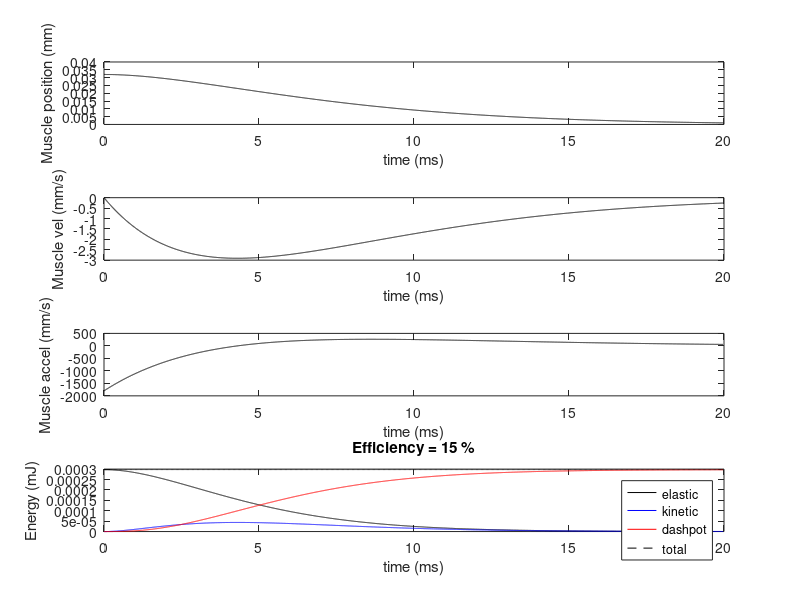

The MATLAB source for this figure:
function r = frog_model(MA,b_eff)
% Model based on Lappin et al. (2006) 


%% Parameter values for the frog

% Effective mass (kg)
m_eff = 10.33/1000;

% Spring constant (N/m)
k_t = 581;

% Initial muscle length (m)
x0 = 3.2e-3./100; % High effort
%x0 = 2.3e-3; % Low effort

% Assign defaults, if not provided
if nargin < 2
    
    % Damping coefficient (Ns/m)
    b_eff = 4.6;
    
    % Plot results
    plot_results = 1;
    
    if nargin < 1
        % Mechanical advantage
        MA = 1/8;
    end
else
    
    % Plot results
    plot_results = 1;
    
end


%% Simulation parameters

% Relative tolerence of the simulation
rel_tol = 1e-7;

% Precision of simulation (default = 10^-5, use 10^-7 for high precision)
maxError = 10^-7;

% Maximum step size of simulation (s)
maxStep   = 1e-5;

% Maximum duration of simulation (s)
t_max     = 40e-3;


%% Calculated parameters

% Calculate mass of jaw
% The paper included the mass of the muscle in its calculation of effective
% mass, but did not report individual values for the jaw and muscle.  I
% have therefore assumed that the jaw mass is much larger than the
% effective mass.
m_jaw = m_eff * (1/8);


%% Run simulation

% Simulation parameters
options    = odeset('Events',@evnts,'RelTol',rel_tol,'MaxStep',maxStep);
tspan      = [0 t_max];
init_vals  = [x0; 0];

% Define global parameter values
global p

p.m_eff = m_jaw./MA;
p.k_t   = k_t;
p.MA    = MA;
p.b_eff = b_eff;

clear MA k_t m_jaw b_eff m_eff 

% Run
[t,X] = ode45(@gov_eqn,tspan,init_vals,options);

% Store time
r.t = t;

% Store total muscle position and velocity
r.x_t = X(:,1);
r.v_t = X(:,2);

% Calculate acceleration
r.a_t = -(p.b_eff.*r.v_t + p.k_t.*r.x_t)./p.m_eff;

% Jaw velocity
r.v_jaw = r.v_t ./ p.MA;

% Jaw acceleration
r.a_jaw = r.a_t ./ p.MA;

clear X t

% Dashpot force
r.F_dash = r.v_t.*p.b_eff;

% Spring force
r.F_spring = r.x_t.*p.k_t;

% Elastic energy
r.E_elastic  = 0.5 .* p.k_t .* r.x_t.^2;

% Kinetic energy
r.E_kin = 0.5*p.m_eff.*r.v_t.^2;

% Dashpot energy
r.E_dash = cumtrapz(abs(r.x_t),r.F_dash);

% Total energy
r.E_tot = r.E_elastic + r.E_kin + r.E_dash;

% Efficiency
r.eff = max(r.E_kin)./max(r.E_elastic);

% Analytical estimate of max velocity
r.v_t_max = sqrt(2*max(r.E_elastic)/p.m_eff);


%% Plot results


if plot_results
    
    figure
    subplot(4,1,1)
    plot(r.t.*1000,r.x_t.*1000,'k')
    xlabel('time (ms)')
    ylabel('Muscle position (mm)')
    
    subplot(4,1,2)
    plot(r.t.*1000,r.v_t.*1000,'k')
    %hold on;plot(r.t.*1000,r.v_jaw.*1000,'r')
    xlabel('time (ms)')
    ylabel('Muscle vel (mm/s)')
    
    subplot(4,1,3)
    plot(r.t.*1000,r.a_t.*1000,'k')
    xlabel('time (ms)')
    ylabel('Muscle accel (mm/s)')
    
    subplot(4,1,4)
    plot(r.t.*1000,r.E_elastic.*1000,'k',r.t.*1000,r.E_kin.*1000,'b',...
        r.t.*1000,r.E_dash.*1000,'r',r.t.*1000,r.E_tot.*1000,'k--')
    xlabel('time (ms)')
    ylabel('Energy (mJ)')
    legend('elastic','kinetic','dashpot','total')
    title(['Efficiency = ' num2str(round(r.eff.*100)) ' %'])
    
end


function dX = gov_eqn(t,X)
% Defines the differential equations used to calculate the instananeous
% torques acting on the striking body during a strike

% Global variables allow parameter values to be passed into this function
global p

% Muscle position
x  = X(1);

% Contraction speed
v = X(2);

% Define output: contraction speed
dX(1,1) = v;

% Define output: contraction acceleration
dX(2,1) = -(p.b_eff.*v + p.k_t.*x)./p.m_eff;



function [value,isterminal,direction] = evnts(t,X)
% Checks the status of a simulation to ensures that the geometry is
% possible and halts a simulation when the resting length of the spring is
% reached.

% Define global variables to be used
%global b_eff k_t m_eff

% Muscle position
x  = X(1);

% Contraction speed
v = X(2);

% Halts execution of the model
isterminal = 1;

% Halt when spring at zero
if x < .001e-3
    value = 0;
    direction = 0;
else
    value = 1;
    direction = 1;
end



